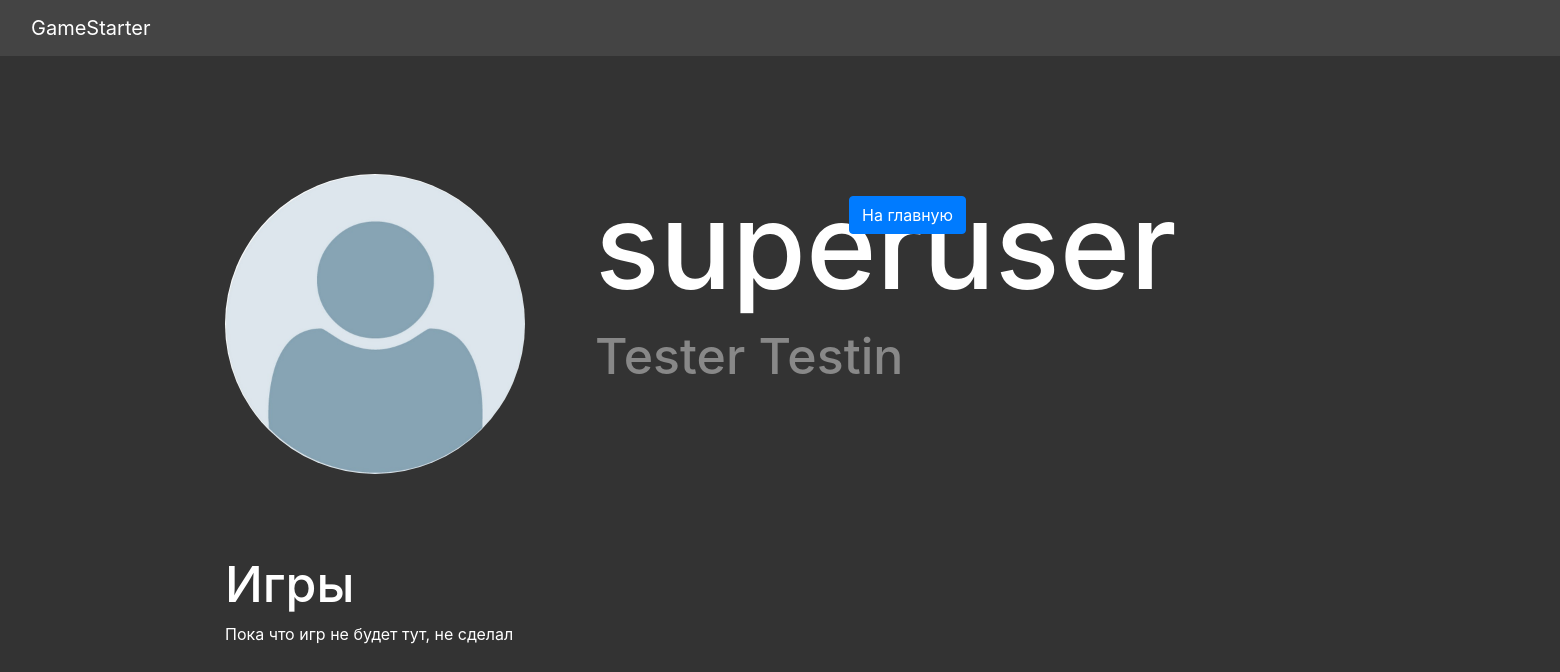
Page /profile/superuser on the earlier database version.
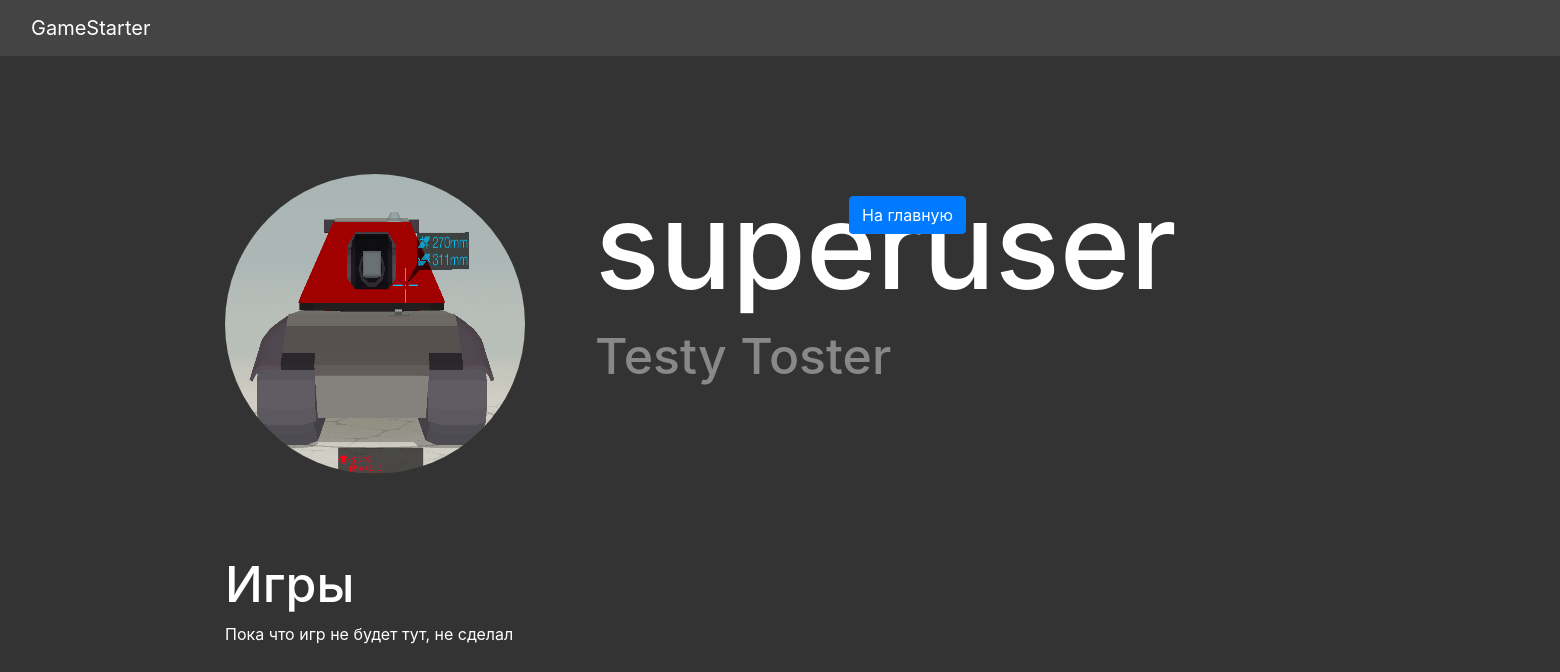
Same page on the later database version.
### data/users.py (models this page shows, shortened)
class User(SqlAlchemyBase, SerializerMixin, UserMixin):
    __tablename__ = 'users'
    id = sqlalchemy.Column(sqlalchemy.Integer, primary_key=True, autoincrement=True)
    name = sqlalchemy.Column(sqlalchemy.String, nullable=True)
    nickname = sqlalchemy.Column(sqlalchemy.String, nullable=True)
    role = sqlalchemy.Column(sqlalchemy.Integer, nullable=True)
    favorites = sqlalchemy.Column(sqlalchemy.String, nullable=True)
    email = sqlalchemy.Column(sqlalchemy.String, nullable=True, unique=True)
    hashed_password = sqlalchemy.Column(sqlalchemy.String, nullable=True)
    games_when_collaborate = orm.relationship('Game', backref='collaborator', secondary="association")
    profile_image = sqlalchemy.Column(sqlalchemy.String, default='/static/profile_images/default.png')
    games = orm.relationship("Game", back_populates='user')
    comments = orm.relationship('Comment', back_populates='user')
    games_likes = orm.relationship('Game', back_populates='user')
    games_dislikes = orm.relationship('Game', back_populates='user')
    comment_likes = orm.relationship('Comment', back_populates='user')
    comment_dislikes = orm.relationship('Comment', back_populates='user')

### main.py (the view)
@app.route('/profile/<nickname>')
def profile(nickname: str):
    db_sess = db_session.create_session()
    user = db_sess.query(User).filter(User.nickname == nickname).first()
    return render_template('profile.html', title='Профиль', user=user)

### data/db_session.py (called while the page is built)
def create_session() -> Session:
    global __factory
    return __factory()

### templates/profile.html
{% extends "base.html" %}
{% block content%}
<div class="buttons">
    <a class="btn btn-primary" href="/" role="button">На главную</a>
</div>
<div class="info">
    <img src="{{user.profile_image}}">
    <div class="text">
        <h1>{{user.nickname}}</h1>
        <h2>{{user.name}}</h2>
    </div>
</div>
<div class="games">
    <div class="text">
        {% if user == current_user %}
        <h3>Ваши Игры</h3>
        {% else %}
        <h3>Игры</h3>
        {% endif %}
    </div>
    <p>Пока что игр не будет тут, не сделал</p>
</div>
{% endblock %}

### templates/base.html (shortened to what this page needs)
<!doctype html>
<html lang="en">
<head>
    <link rel="stylesheet" href="https://stackpath.bootstrapcdn.com/bootstrap/4.4.1/css/bootstrap.min.css"
>
    <link rel="stylesheet" href="/static/css/style.css">
    <link rel="stylesheet" href="/static/css/profile.css">
</head>
<body>
<header>
    <nav class="navbar navbar-dark navbar-expand-lg bg-body-tertiary">
        <div class="container-fluid">
            <a class="navbar-brand" href="/">GameStarter</a>
    </nav>
</header>
<main role="main" class="container">
    {% block content %}{% endblock %}
</main>
</body>
</html>

### static/css/style.css (style rules this page uses)
body { background-color: #333; color: white; }
nav { background-color: #444; }

### static/css/profile.css (style rules this page uses)
.info img { width: 300px; height: 300px; border-radius: 50%; }
.info { margin-top: 10vh; display: flex; flex-direction: row; justify-content: left; margin-bottom: 10vh; }
.text h1 { font-size: 120px; }
.text h2 { font-size: 50px; color: #888 }
.text h3 { font-size: 50px; }
.info .text { margin-left: 70px; }
.buttons { position: relative; top: 140px; left: 40vw; }

Differences in the rows shown:
changed User "superuser": profile_image: picture added in place of a placeholder; name "Tester Testin" → "Testy Toster"
